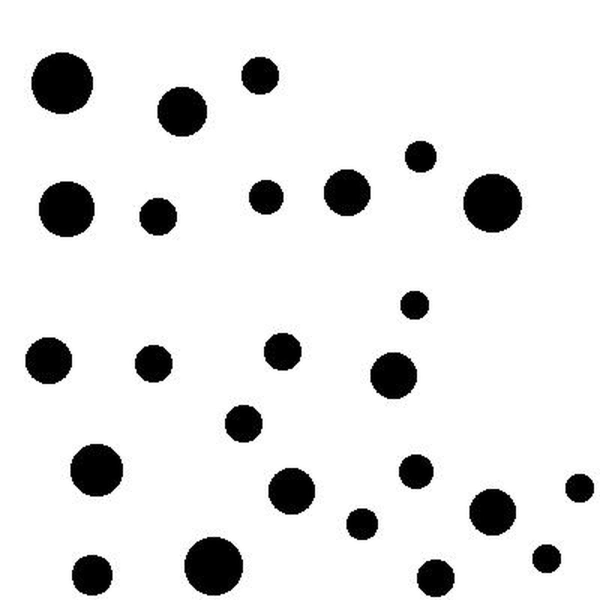
#> input picture slight/test.jpg, 1200 x 1200 px (shown at 1/2 size)
$ python debug.py   (Python 2 division)
#> lines starting #> are read from the running program, lines starting #| are printed output that depends on the picture; long printed decimals are rounded
import cv2
import numpy as np
from math import sqrt
from pwn import *
from PIL import Image
image = Image.open('test.jpg')
#> image is the input picture: PIL image 1200x1200 RGB; min 0, max 255, mean 228.7
img = cv2.imread('test.jpg',0)
#> img: shape (1200, 1200); min 0, max 255, mean 228.7
img = cv2.medianBlur(img,5)
cimg = cv2.cvtColor(img,cv2.COLOR_GRAY2BGR)

circles = cv2.HoughCircles(img,cv2.HOUGH_GRADIENT,1,100,
                            param1=43,param2=15,minRadius=25,maxRadius=63)
#> circles = 25 rows, first 8: [427.5, 1131.5, 58.8], [985.5, 406.5, 58.8], [133.5, 418.5, 56.3], [124.5, 166.5, 61.3], [364.5, 223.5, 50.1], [984.5, 1023.5, 46.8], [565.5, 703.5, 37.7], [486.5, 846.5, 37.5]
coordinates = []
distance = []
circles = np.uint16(np.around(circles))
#> circles = 25 rows, first 8: [428, 1132, 59], [986, 406, 59], [134, 418, 56], [124, 166, 61], [364, 224, 50], [984, 1024, 47], [566, 704, 38], [486, 846, 38]
for i in circles[0,:]:
    # draw the outer circle
    cv2.circle(cimg,(i[0],i[1]),i[2],(0,255,0),2)
    # draw the center of the circle
    cv2.circle(cimg,(i[0],i[1]),2,(0,0,255),3)
    print i[2]
    coordinates.append([float(i[0]/3),float(i[1]/3)])
#> this loop made 25 passes
#> i on passes 1 to 12: [428, 1132, 59], [986, 406, 59], [134, 418, 56], [124, 166, 61], [364, 224, 50], [984, 1024, 47], [566, 704, 38], [486, 846, 38], [520, 150, 38], [184, 1150, 41], [870, 1156, 38], [1094, 1116, 29]
#| 59
#| 59
#| 56
#| 61
#| 50
#| 47
#| 38
#| 38
#> (further printed lines are left out)
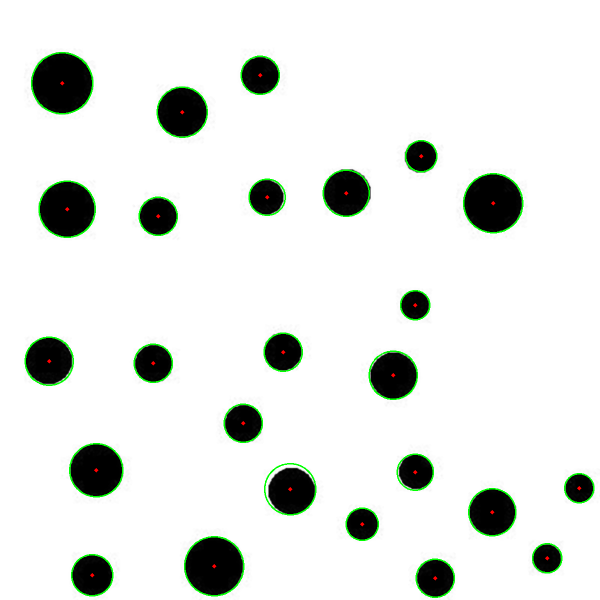
#> cimg: shape (1200, 1200, 3) (shown at 1/2 size); mean B, G, R 226.7, 230.2, 226.9
#> after the loop, coordinates = 25 pairs, first value 32 to 386, second value 50 to 385

for i in range(len(coordinates)):
    coordCopy = coordinates[:]
    del coordCopy[i]
    for c in coordCopy:
        distance.append(np.longdouble(sqrt((coordinates[i][0]-c[0])**2 + (coordinates[i][1]-c[1])**2)))
#> this loop made 25 passes
#> after the loop, distance = 600 values, max 452.6 at index 82, min 47.51 at index 130, mean 199.2


print min(distance)
#| 47.508
cimg = cv2.resize(cimg, (image.width-600, image.height-600))
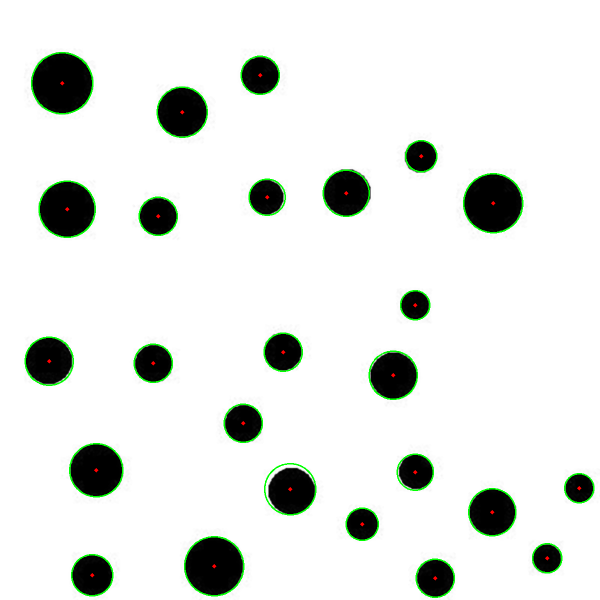
#> cimg: shape (600, 600, 3); mean B, G, R 226.7, 230.2, 226.9
cv2.imshow('detected circles',cimg)
cv2.waitKey(0)
cv2.destroyAllWindows()
